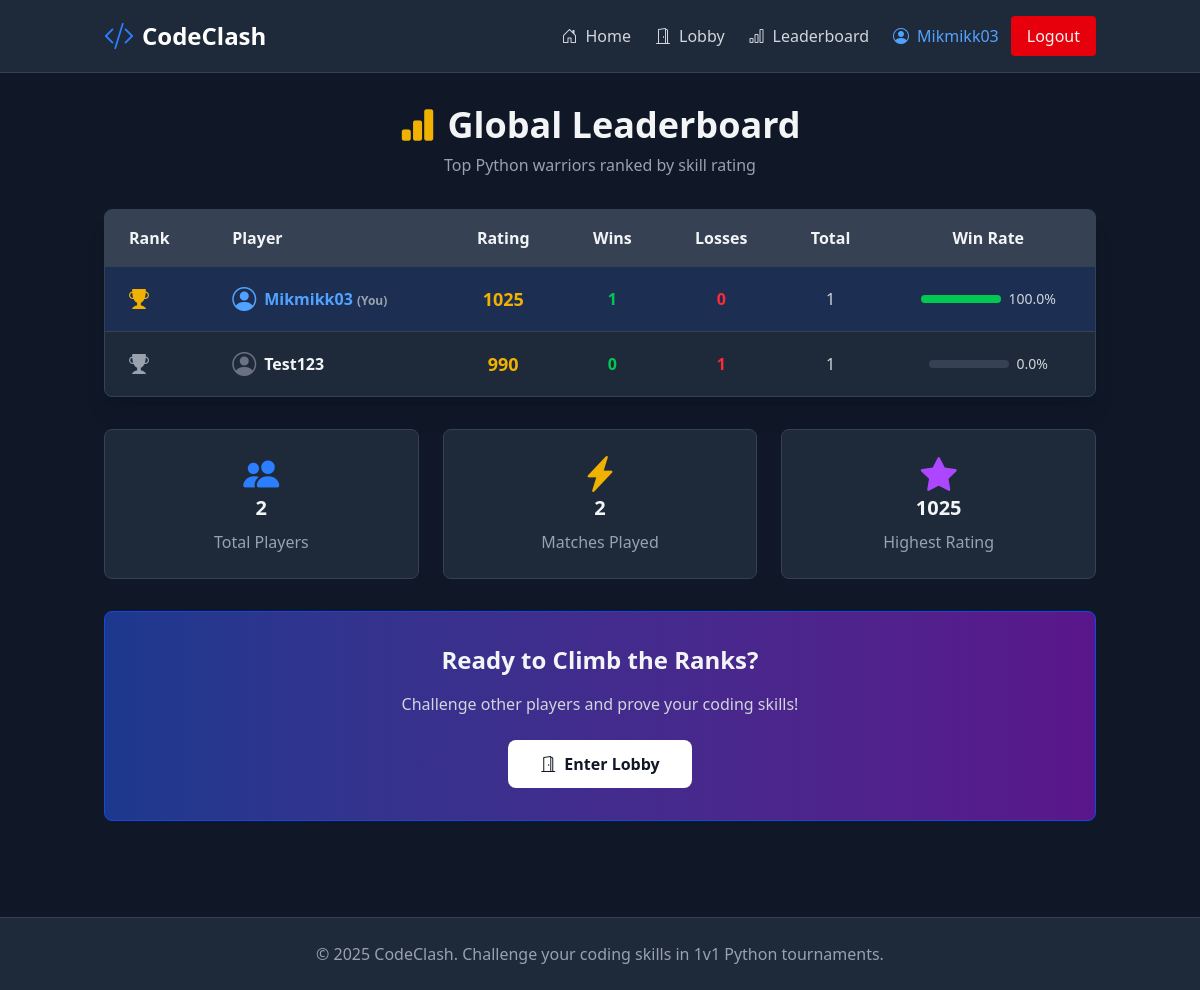
/leaderboard (signed in), run on the app's committed database.
### tables this page shows
CREATE TABLE users (
            id INTEGER PRIMARY KEY AUTOINCREMENT,
            username TEXT UNIQUE NOT NULL,
            wins INTEGER DEFAULT 0,
            losses INTEGER DEFAULT 0,
            total_matches INTEGER DEFAULT 0,
            rating INTEGER DEFAULT 1000,
            created_at TIMESTAMP DEFAULT CURRENT_TIMESTAMP
        );

### app.py (the view)
@app.route('/leaderboard')
def leaderboard():
    conn = get_db()
    users = conn.execute('''
        SELECT username, wins, losses, total_matches,
               ROUND(CAST(wins AS FLOAT) / NULLIF(total_matches, 0) * 100, 2) as win_rate,
               rating
        FROM users
        ORDER BY rating DESC, wins DESC
        LIMIT 50
    ''').fetchall()
    conn.close()
    return render_template('leaderboard.html', users=users,
                         current_user=session.get('username'))

### app.py (called while the page is built)
def get_db():
    conn = sqlite3.connect(app.config['DATABASE'])
    conn.row_factory = sqlite3.Row
    return conn

### templates/leaderboard.html (shortened to what this page needs)
{% extends "base.html" %}
{% block content %}
<div class="container mx-auto px-4 py-8">
    <div class="max-w-5xl mx-auto">
        <div class="text-center mb-8">
            <h1 class="text-4xl font-bold mb-2 flex items-center justify-center gap-3">
                <i class="bi bi-bar-chart-fill text-yellow-500"></i>
                Global Leaderboard
            </h1>
            <p class="text-gray-400">Top Python warriors ranked by skill rating</p>
        </div>
        <div class="bg-gray-800 rounded-lg shadow-xl border border-gray-700 overflow-hidden">
            <div class="overflow-x-auto">
                <table class="w-full">
                    <thead class="bg-gray-700">
                        <tr>
                            <th class="px-6 py-4 text-left font-bold">Rank</th>
                            <th class="px-6 py-4 text-left font-bold">Player</th>
                            <th class="px-6 py-4 text-center font-bold">Rating</th>
                            <th class="px-6 py-4 text-center font-bold">Wins</th>
                            <th class="px-6 py-4 text-center font-bold">Losses</th>
                            <th class="px-6 py-4 text-center font-bold">Total</th>
                            <th class="px-6 py-4 text-center font-bold">Win Rate</th>
                        </tr>
                    </thead>
                    <tbody>
                        {% if users %}
                            {% for user in users %}
                            <tr class="border-t border-gray-700 hover:bg-gray-750 transition {% if user.username == current_user %}bg-blue-900/30{% endif %}">
                                <td class="px-6 py-4">
                                    <div class="flex items-center gap-2">
                                        {% if loop.index == 1 %}
                                            <i class="bi bi-trophy-fill text-yellow-500 text-xl"></i>
                                        {% elif loop.index == 2 %}
                                            <i class="bi bi-trophy-fill text-gray-400 text-xl"></i>
                                        {% elif loop.index == 3 %}
                                            <i class="bi bi-trophy-fill text-orange-600 text-xl"></i>
                                        {% else %}
                                            <span class="text-gray-400">#{{ loop.index }}</span>
                                        {% endif %}
                                    </div>
                                </td>
                                <td class="px-6 py-4">
                                    <div class="flex items-center gap-2">
                                        <i class="bi bi-person-circle text-2xl {% if user.username == current_user %}text-blue-400{% else %}text-gray-500{% endif %}"></i>
                                        <span class="font-bold {% if user.username == current_user %}text-blue-400{% endif %}">
                                            {{ user.username }}
                                            {% if user.username == current_user %}
                                                <span class="text-xs text-gray-400">(You)</span>
                                            {% endif %}
                                        </span>
                                    </div>
                                </td>
                                <td class="px-6 py-4 text-center">
                                    <span class="font-bold text-yellow-500 text-lg">{{ user.rating }}</span>
                                </td>
                                <td class="px-6 py-4 text-center">
                                    <span class="text-green-500 font-semibold">{{ user.wins }}</span>
                                </td>
                                <td class="px-6 py-4 text-center">
                                    <span class="text-red-500 font-semibold">{{ user.losses }}</span>
                                </td>
                                <td class="px-6 py-4 text-center">
                                    <span class="text-gray-300">{{ user.total_matches }}</span>
                                </td>
                                <td class="px-6 py-4 text-center">
                                    {% if user.total_matches > 0 %}
                                        <div class="flex items-center justify-center gap-2">
                                            <div class="w-20 bg-gray-700 rounded-full h-2">
                                                <div class="bg-green-500 h-2 rounded-full" style="width: {{ user.win_rate }}%"></div>
                                            </div>
                                            <span class="text-sm text-gray-300">{{ user.win_rate }}%</span>
                                        </div>
                                    {% else %}
                                        <span class="text-gray-500">-</span>
                                    {% endif %}
                                </td>
                            </tr>
                            {% endfor %}
                        {% endif %}
                    </tbody>
                </table>
            </div>
        </div>
        <div class="grid md:grid-cols-3 gap-6 mt-8">
            <div class="bg-gray-800 p-6 rounded-lg border border-gray-700 text-center">
                <i class="bi bi-people-fill text-4xl text-blue-500 mb-3"></i>
                <h3 class="text-xl font-bold mb-2">{{ users|length }}</h3>
                <p class="text-gray-400">Total Players</p>
            </div>
            <div class="bg-gray-800 p-6 rounded-lg border border-gray-700 text-center">
                <i class="bi bi-lightning-charge-fill text-4xl text-yellow-500 mb-3"></i>
                <h3 class="text-xl font-bold mb-2">{{ users|sum(attribute='total_matches') }}</h3>
                <p class="text-gray-400">Matches Played</p>
            </div>
            <div class="bg-gray-800 p-6 rounded-lg border border-gray-700 text-center">
                <i class="bi bi-star-fill text-4xl text-purple-500 mb-3"></i>
                <h3 class="text-xl font-bold mb-2">
                    {% if users %}
                        {{ users[0].rating }}
                    {% else %}
                        -
                    {% endif %}
                </h3>
                <p class="text-gray-400">Highest Rating</p>
            </div>
        </div>
        {% if current_user %}
        <div class="mt-8 bg-gradient-to-r from-blue-900 to-purple-900 rounded-lg p-8 text-center border border-blue-700">
            <h2 class="text-2xl font-bold mb-4">Ready to Climb the Ranks?</h2>
            <p class="text-gray-300 mb-6">Challenge other players and prove your coding skills!</p>
            <a href="/lobby" class="bg-white text-gray-900 font-bold py-3 px-8 rounded-lg hover:bg-gray-200 transition inline-flex items-center gap-2">
                <i class="bi bi-door-open"></i> Enter Lobby
            </a>
        </div>
        {% endif %}
    </div>
</div>
{% endblock %}

### templates/base.html (shortened to what this page needs)
<!DOCTYPE html>
<html lang="en">
<head>
    <script src="https://cdn.jsdelivr.net/npm/@tailwindcss/browser@4"></script>
    <link rel="stylesheet" href="https://cdn.jsdelivr.net/npm/bootstrap-icons@1.13.1/font/bootstrap-icons.min.css">
    <link rel="stylesheet" href="{{ url_for('static', filename='css/style.css') }}">
</head>
<body class="bg-gray-900 text-gray-100">
    <nav class="bg-gray-800 border-b border-gray-700">
        <div class="container mx-auto px-4 py-4">
            <div class="flex items-center justify-between">
                <div class="flex items-center space-x-2">
                    <i class="bi bi-code-slash text-3xl text-blue-500"></i>
                    <a href="/" class="text-2xl font-bold text-white hover:text-blue-400 transition">CodeClash</a>
                </div>
                <div class="flex items-center space-x-6">
                    <a href="/" class="text-gray-300 hover:text-white transition flex items-center gap-2">
                        <i class="bi bi-house-door"></i> Home
                    </a>
                    {% if session.get('user_id') %}
                    <a href="/lobby" class="text-gray-300 hover:text-white transition flex items-center gap-2">
                        <i class="bi bi-door-open"></i> Lobby
                    </a>
                    <a href="/leaderboard" class="text-gray-300 hover:text-white transition flex items-center gap-2">
                        <i class="bi bi-bar-chart"></i> Leaderboard
                    </a>
                    <div class="flex items-center gap-3">
                        <span class="text-blue-400 flex items-center gap-2">
                            <i class="bi bi-person-circle"></i> {{ session.get('username') }}
                        </span>
                        <a href="/logout" class="bg-red-600 hover:bg-red-700 px-4 py-2 rounded transition">
                            Logout
                        </a>
                    </div>
                    {% else %}
                    <a href="/leaderboard" class="text-gray-300 hover:text-white transition flex items-center gap-2">
                        <i class="bi bi-bar-chart"></i> Leaderboard
                    </a>
                    {% endif %}
                </div>
            </div>
        </div>
    </nav>
    <main>
        {% block content %}{% endblock %}
    </main>
    <footer class="bg-gray-800 border-t border-gray-700 mt-16">
        <div class="container mx-auto px-4 py-6 text-center text-gray-400">
            <p>&copy; 2025 CodeClash. Challenge your coding skills in 1v1 Python tournaments.</p>
        </div>
    </footer>
</body>
</html>

### data on the page
users: get "Mikmikk03", username "Mikmikk03", shows "(You)", rating "1025", wins "1", losses "0", total_matches "1", win_rate "100.0"
users: username "Test123", rating "990", wins "0", losses "1", total_matches "1", win_rate "0.0"

### other printed values
{{ users|length }} "2"
{{ users|sum(attribute='total_matches') }} "2"
